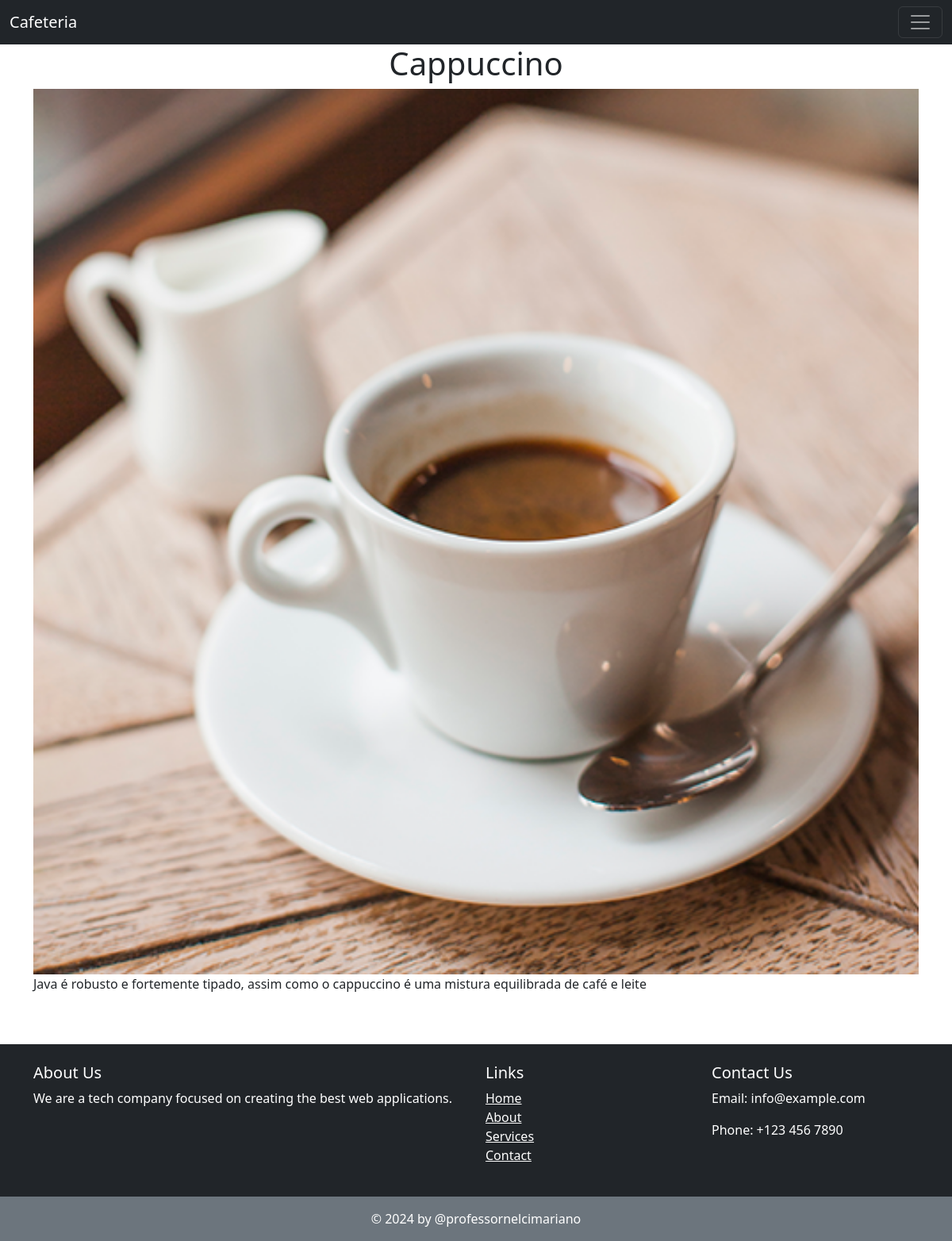
The page /single_produto.php?id=3 on the database its author committed.
### tables this page shows
CREATE TABLE `produtos` (
  `id` int(11) NOT NULL,
  `nome` varchar(255) NOT NULL,
  `imagem` varchar(255) NOT NULL,
  `descricao` text NOT NULL
);

### single_produto.php (the view, shortened to what this page needs)
<!DOCTYPE html>
<html lang="en">
<head>
    <link href="https://cdn.jsdelivr.net/npm/bootstrap@5.3.3/dist/css/bootstrap.min.css" rel="stylesheet"
>
</head>
<body>
    <?php
    include 'conn/conect.php';
    include '_inc/menu.php';
    $id = filter_input(INPUT_GET, 'id', FILTER_DEFAULT);
    $sql = "SELECT * FROM produtos WHERE id = :id";
    $stmt = $conn->prepare($sql);
    $stmt->bindParam(':id', $id, PDO::PARAM_INT);
    $stmt->execute();
    $produto = $stmt->fetch(PDO::FETCH_ASSOC);
    if ($produto) {
    ?>
        <div class="container">
            <div class="row">
                    <h1 class="text-center"> <?= $produto['nome'] ?> </h1>
                    <img class="img-fluid" src="img/<?= $produto['imagem'] ?>">
                    <p> <?= $produto['descricao'] ?> </p>
            </div>
        </div>
    <?php
    } else {
        echo "Produto não encontrado.";
    }
    include '_inc/footer.php';

### rows shown on the page
produtos: nome "Cappuccino", imagem (picture), descricao "Java é robusto e fortemente tipado, assim como o cappuccino é uma mistura equilibrada de café e leite"
